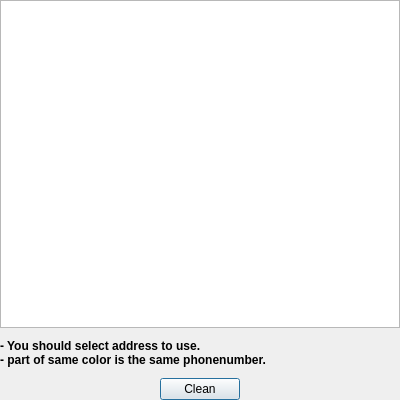
<?xml version="1.0" encoding="UTF-8"?>
<ui version="4.0">
 <class>DuplicationDialog</class>
 <widget class="QDialog" name="DuplicationDialog">
  <property name="geometry">
   <rect>
    <x>0</x>
    <y>0</y>
    <width>400</width>
    <height>400</height>
   </rect>
  </property>
  <property name="sizePolicy">
   <sizepolicy hsizetype="Fixed" vsizetype="Expanding">
    <horstretch>0</horstretch>
    <verstretch>0</verstretch>
   </sizepolicy>
  </property>
  <property name="minimumSize">
   <size>
    <width>400</width>
    <height>0</height>
   </size>
  </property>
  <property name="maximumSize">
   <size>
    <width>400</width>
    <height>16777215</height>
   </size>
  </property>
  <property name="windowTitle">
   <string>DuplicationDialog</string>
  </property>
  <property name="windowIcon">
   <iconset resource="addressmanagement.qrc">
    <normaloff>:/img/duplication.png</normaloff>:/img/duplication.png</iconset>
  </property>
  <layout class="QGridLayout" name="gridLayout">
   <property name="leftMargin">
    <number>0</number>
   </property>
   <property name="topMargin">
    <number>0</number>
   </property>
   <property name="rightMargin">
    <number>0</number>
   </property>
   <property name="bottomMargin">
    <number>0</number>
   </property>
   <property name="spacing">
    <number>0</number>
   </property>
   <item row="2" column="1">
    <widget class="QPushButton" name="pushButton_Clean">
     <property name="text">
      <string>Clean</string>
     </property>
     <property name="icon">
      <iconset resource="addressmanagement.qrc">
       <normaloff>:/img/duplication.png</normaloff>:/img/duplication.png</iconset>
     </property>
    </widget>
   </item>
   <item row="2" column="0">
    <spacer name="horizontalSpacer">
     <property name="orientation">
      <enum>Qt::Horizontal</enum>
     </property>
     <property name="sizeHint" stdset="0">
      <size>
       <width>40</width>
       <height>20</height>
      </size>
     </property>
    </spacer>
   </item>
   <item row="2" column="2">
    <spacer name="horizontalSpacer_2">
     <property name="orientation">
      <enum>Qt::Horizontal</enum>
     </property>
     <property name="sizeHint" stdset="0">
      <size>
       <width>40</width>
       <height>20</height>
      </size>
     </property>
    </spacer>
   </item>
   <item row="1" column="0" colspan="3">
    <widget class="QLabel" name="label">
     <property name="minimumSize">
      <size>
       <width>0</width>
       <height>50</height>
      </size>
     </property>
     <property name="font">
      <font>
       <weight>75</weight>
       <bold>true</bold>
      </font>
     </property>
     <property name="text">
      <string>- You should select address to use.
- part of same color is the same phonenumber.</string>
     </property>
    </widget>
   </item>
   <item row="0" column="0" colspan="3">
    <widget class="QTableWidget" name="tableWidget">
     <property name="editTriggers">
      <set>QAbstractItemView::NoEditTriggers</set>
     </property>
    </widget>
   </item>
  </layout>
 </widget>
 <resources>
  <include location="addressmanagement.qrc"/>
 </resources>
 <connections/>
</ui>
